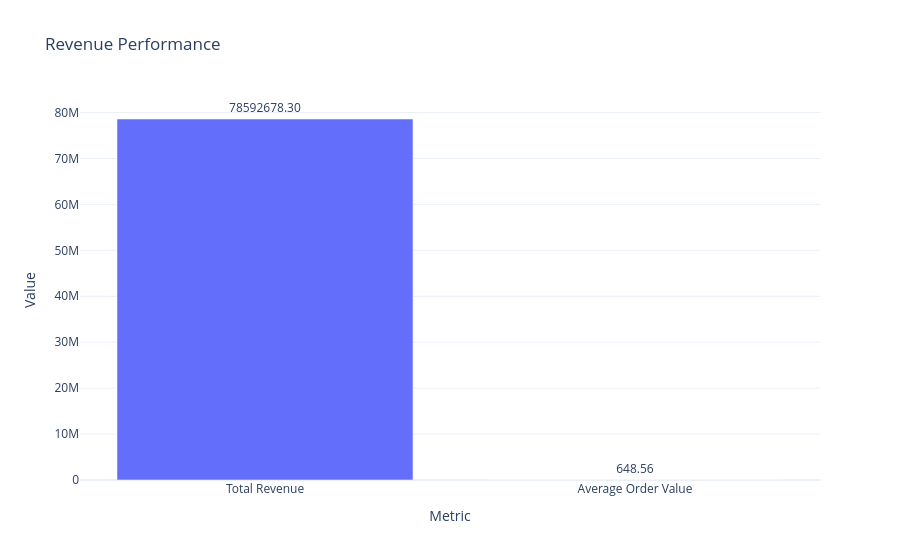

Here is the notebook cell this chart was saved with:
### Code cell
revenue_data=pd.DataFrame({
    'Metric':['Total Revenue',
              'Average Order Value'],
    'Value':[total_revenue,average_order_value]})
fig=px.bar(
    revenue_data,
    x='Metric',
    y='Value',
    title='Revenue Performance',
    text='Value'
)
fig.update_traces(texttemplate='%{text:.2f}',textposition='outside')
fig.show()

### Figure 1 — Plotly figure (JSON) as saved in the notebook; plotly's stock layout.template omitted (floating-point values rounded to 4 significant figures)
{"data": [{"hovertemplate": "Metric=%{x}<br>Value=%{text}<extra></extra>", "legendgroup": "", "marker": {"color": "#636efa", "pattern": {"shape": ""}}, "name": "", "orientation": "v", "showlegend": false, "text": [78590000.0, 648.6], "textposition": "outside", "texttemplate": "%{text:.2f}", "type": "bar", "x": ["Total Revenue", "Average Order Value"], "xaxis": "x", "y": [78590000.0, 648.6], "yaxis": "y"}], "layout": {"barmode": "relative", "legend": {"tracegroupgap": 0}, "title": {"text": "Revenue Performance"}, "xaxis": {"anchor": "y", "domain": [0, 1], "title": {"text": "Metric"}}, "yaxis": {"anchor": "x", "domain": [0, 1], "title": {"text": "Value"}}}}
